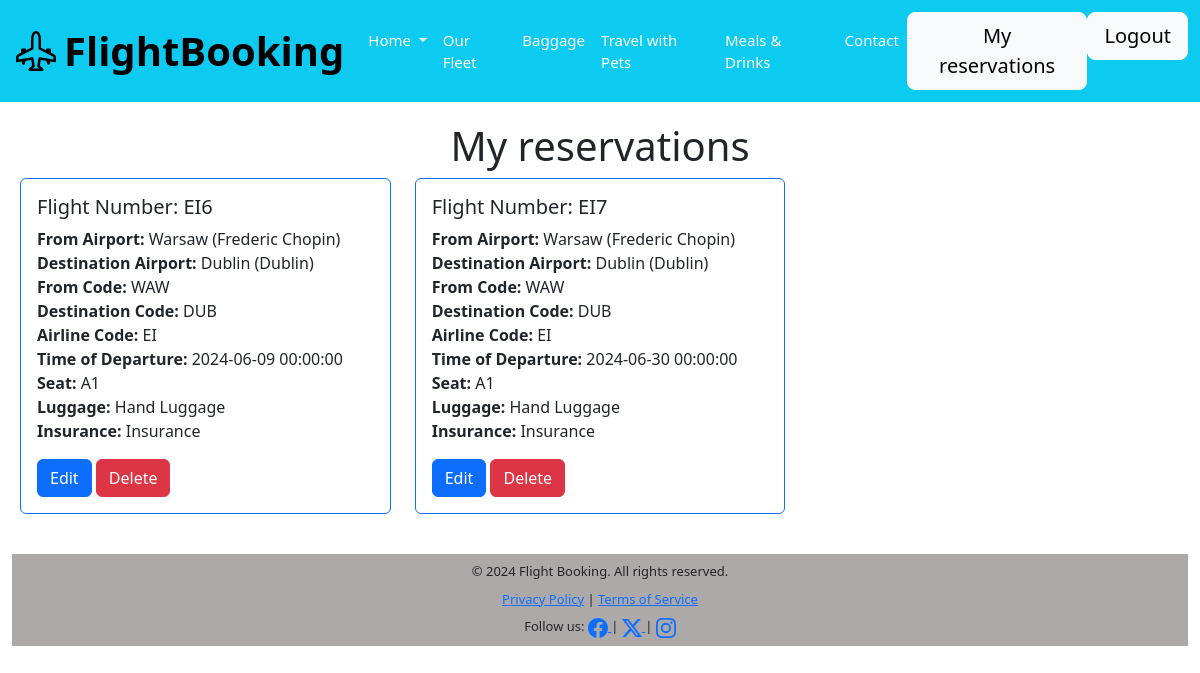
The app's page /my-reservations (signed in) with its own data.
### models.py (models this page shows)
class Reservation(db.Model):
    id = db.Column(db.Integer, primary_key=True)
    user_id = db.Column(db.Integer, db.ForeignKey("user.id"), nullable=False)
    uuid = db.Column(UUID(as_uuid=True), default=uuid.uuid4, unique=True, nullable=False)  # unikalny identyfikator
    fromAirport = db.Column(db.String(50), nullable=False)
    destinationAirport = db.Column(db.String(50), nullable=False)
    fromCode = db.Column(db.String(3), nullable=False)
    destinationCode = db.Column(db.String(3), nullable=False)
    airlineCode = db.Column(db.String(2), nullable=False)
    flightNumber = db.Column(db.String(6), nullable=False)
    timeOfDeparture = db.Column(db.DateTime(timezone=True))
    seat = db.Column(db.String(3), nullable=False)
    return_flight_id = db.Column(db.Integer, db.ForeignKey('reservation.id'))
    return_flight = db.relationship('Reservation', remote_side=[id], backref=db.backref('original_flight', uselist=False))
    flight_id = db.Column(db.Integer, db.ForeignKey('flight.id'), nullable=False)  # klucz obcy do Flight
    luggage = db.Column(db.String(50), nullable=False)
    insurance = db.Column(db.String(50), nullable=False)

### blueprints/reservation.py (the view)
@reservation.route('/my-reservations', methods=['GET', 'POST'])
@login_required
def my_reservations():
    reservations = Reservation.query.filter_by(user_id=current_user.id).all()
    return render_template('my_reservations.html', reservations=reservations)

### app.py (called while the page is built)
@login_manager.user_loader
def load_user(user_id):
    return User.query.get(int(user_id))

### templates/my_reservations.html (shortened to what this page needs)
{% extends "base.html" %}
{% block main %}
<div class="my_reservations">
    <h1>My reservations</h1>
    <div class="row">
        {% for reservation in reservations %}
        <div class="col-md-4 mb-4">
            <div class="card border-primary mb-3">
                <div class="card-body">
                    <h5 class="card-title">Flight Number: {{ reservation.flightNumber }}</h5>
                    <p class="card-text">
                        <strong>From Airport:</strong> {{ reservation.fromAirport }}<br>
                        <strong>Destination Airport:</strong> {{ reservation.destinationAirport }}<br>
                        <strong>From Code:</strong> {{ reservation.fromCode }}<br>
                        <strong>Destination Code:</strong> {{ reservation.destinationCode }}<br>
                        <strong>Airline Code:</strong> {{ reservation.airlineCode }}<br>
                        <strong>Time of Departure:</strong> {{ reservation.timeOfDeparture }}<br>
                        <strong>Seat:</strong> {{ reservation.seat }}<br>
                        <strong>Luggage:</strong> {{ reservation.luggage }}<br>
                        <strong>Insurance:</strong> {{ reservation.insurance }}
                    </p>
                    <a href="{{ url_for('reservation.edit_reservation', id=reservation.id) }}" class="btn btn-primary">Edit</a>
                    <a href="{{ url_for('reservation.delete_reservation', id=reservation.id) }}" class="btn btn-danger">Delete</a>
                </div>
            </div>
        </div>
        {% endfor %}
    </div>
</div>
{% endblock %}

### static/style.css (style rules this page uses)
body { margin: 0; padding: 0; width: 100%; height: 100%; font-family: Arial, sans-serif; }
.mb-4 { margin-bottom: 20px; }
.my_reservations { margin-left:20px; margin-right: 20px; }
.my_reservations h1 { text-align: center; }

### records on screen
Reservation: flightNumber "EI6", fromAirport "Warsaw (Frederic Chopin)", destinationAirport "Dublin (Dublin)", fromCode "WAW", destinationCode "DUB", airlineCode "EI", timeOfDeparture "2024-06-09 00:00:00", seat "A1", luggage "Hand Luggage", insurance "Insurance"
Reservation: flightNumber "EI7", fromAirport "Warsaw (Frederic Chopin)", destinationAirport "Dublin (Dublin)", fromCode "WAW", destinationCode "DUB", airlineCode "EI", timeOfDeparture "2024-06-30 00:00:00", seat "A1", luggage "Hand Luggage", insurance "Insurance"
